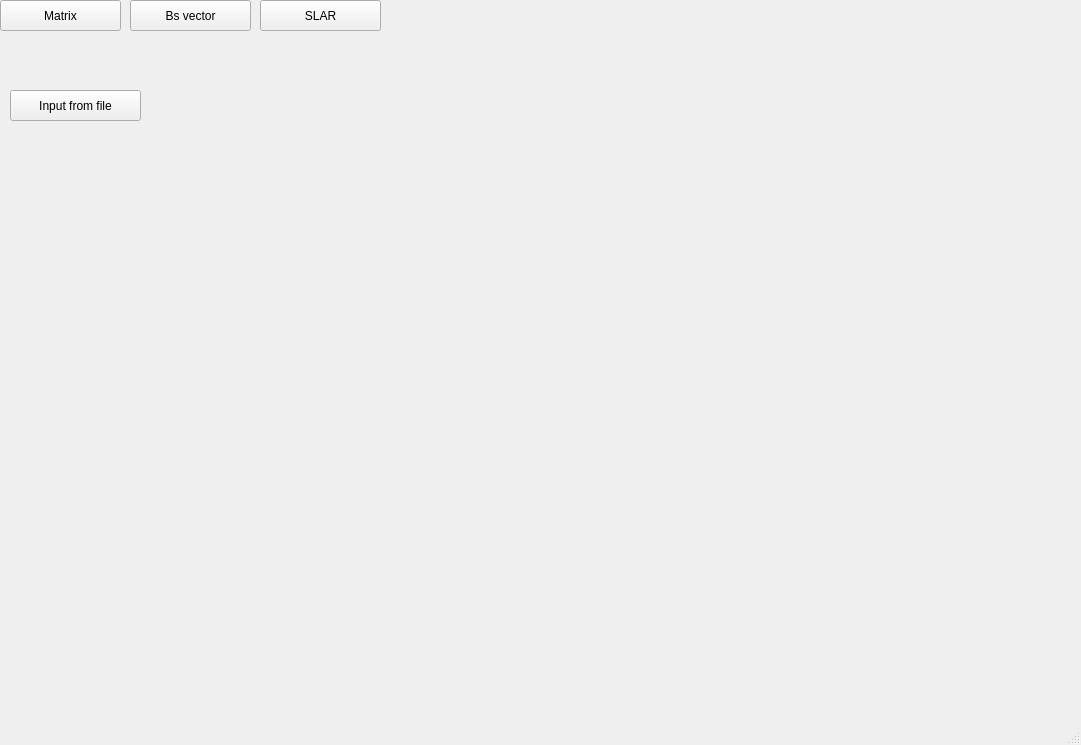
<?xml version="1.0" encoding="UTF-8"?>
<ui version="4.0">
 <class>MainWindow</class>
 <widget class="QMainWindow" name="MainWindow">
  <property name="geometry">
   <rect>
    <x>0</x>
    <y>0</y>
    <width>1081</width>
    <height>745</height>
   </rect>
  </property>
  <property name="windowTitle">
   <string>MainWindow</string>
  </property>
  <widget class="QWidget" name="centralwidget">
   <widget class="QPushButton" name="pushButton">
    <property name="geometry">
     <rect>
      <x>0</x>
      <y>0</y>
      <width>121</width>
      <height>31</height>
     </rect>
    </property>
    <property name="text">
     <string>Matrix</string>
    </property>
   </widget>
   <widget class="QPushButton" name="pushButton_2">
    <property name="geometry">
     <rect>
      <x>130</x>
      <y>0</y>
      <width>121</width>
      <height>31</height>
     </rect>
    </property>
    <property name="text">
     <string>Bs vector</string>
    </property>
   </widget>
   <widget class="QPushButton" name="pushButton_3">
    <property name="geometry">
     <rect>
      <x>260</x>
      <y>0</y>
      <width>121</width>
      <height>31</height>
     </rect>
    </property>
    <property name="text">
     <string>SLAR</string>
    </property>
   </widget>
   <widget class="QPushButton" name="pushButton_4">
    <property name="geometry">
     <rect>
      <x>10</x>
      <y>90</y>
      <width>131</width>
      <height>31</height>
     </rect>
    </property>
    <property name="text">
     <string>Input from file</string>
    </property>
   </widget>
  </widget>
  <widget class="QMenuBar" name="menubar">
   <property name="geometry">
    <rect>
     <x>0</x>
     <y>0</y>
     <width>1081</width>
     <height>26</height>
    </rect>
   </property>
  </widget>
  <widget class="QStatusBar" name="statusbar"/>
 </widget>
 <resources/>
 <connections/>
</ui>
